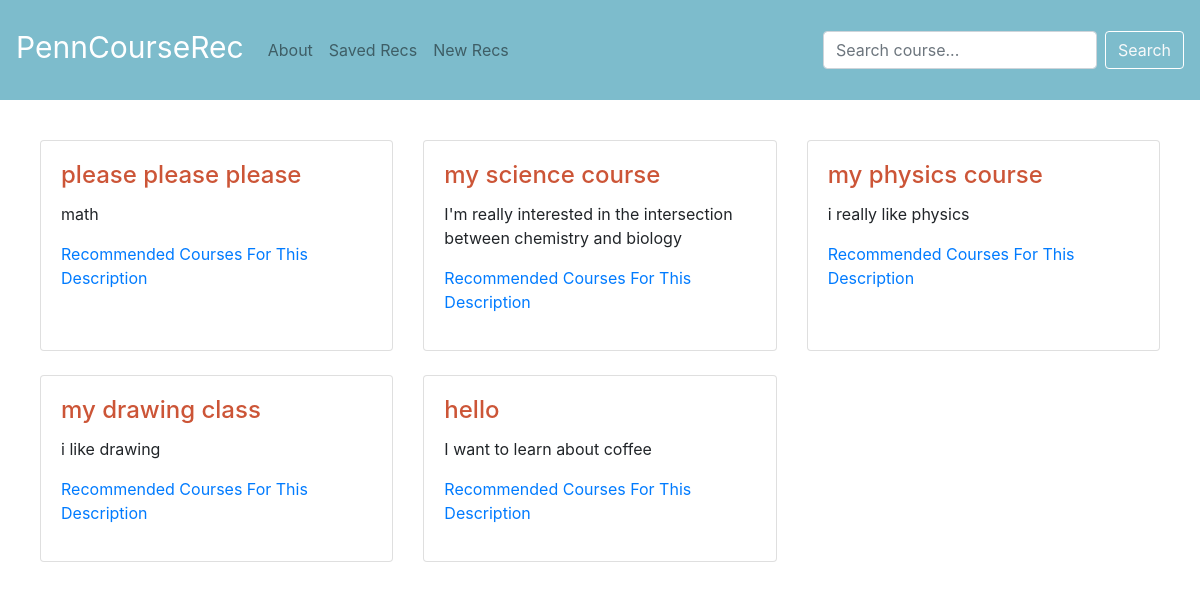
Screenshot of /saved_descriptions with the database file from the repository.
### recommender/models.py (models this page shows)
class SavedDescription(models.Model):
    user = models.ForeignKey(User, null = True, blank = True, on_delete = models.DO_NOTHING)
    description = models.TextField(null = True)
    name = models.CharField(max_length=200)
    created_date = models.DateTimeField(auto_now = True)
    course = models.ManyToManyField(Course, null = True, blank = True)

### recommender/views.py (the view, shortened to what this page needs)
# urls.py: path('saved_descriptions', save_description, name = 'save'),
def save_description(request):
    all_saved_descriptions = SavedDescription.objects.all()
    return render(request, 'saved_description.html', {'all_saved_descriptions' : all_saved_descriptions})

### recommender/templates/saved_description.html
{% extends 'base.html' %}
{% block content %}
<div class="row">
  {% for description in all_saved_descriptions %}
    <div class="col-lg-4 col-sm-6 mb-4">
      <div class="card h-100">
        <div class="card-body">
          <h4 class="card-title">{{ description.name }} </h4>
          <p class="card-text">{{ description.description}}</p>
          <p> <a href = "courses_for_descriptions?id={{description.id}}"> Recommended Courses For This Description </a> </p>
        </div>
      </div>
    </div>
  {% endfor %}
</div>
{% endblock %}

### recommender/static/css/styles.css (style rules this page uses)
.row { padding: 40px 40px 40px 40px; }
h4 { color: #CC5537; }

### rows the page displays
SavedDescription: name "please please please", description "math"
SavedDescription: name "my science course", description "I'm really interested in the intersection between chemistry and biology"
SavedDescription: name "my physics course", description "i really like physics"
SavedDescription: name "my drawing class", description "i like drawing"
SavedDescription: name "hello", description "I want to learn about coffee"
